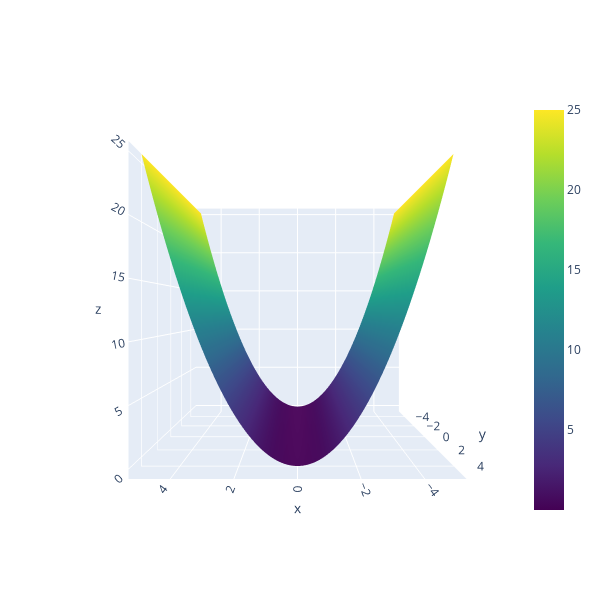

This figure's notebook cell:
### Code cell
x = np.linspace(-5, 5, 100)
y = np.linspace(-5, 5, 100)
X, Y = np.meshgrid(x, y)
Z = X**2

plot_contour(X, Y, Z)
plotly_surface(X, Y, Z)

### Figure 1 — Plotly figure (JSON) as saved in the notebook; plotly's stock layout.template omitted (floating-point values rounded to 4 significant figures; data arrays with more than 128 entries replaced by an {"elided": "..."} marker saying what was removed)
{"data": [{"colorscale": [[0, "#440154"], [0.1111, "#482878"], [0.2222, "#3e4989"], [0.3333, "#31688e"], [0.4444, "#26828e"], [0.5556, "#1f9e89"], [0.6667, "#35b779"], [0.7778, "#6ece58"], [0.8889, "#b5de2b"], [1, "#fde725"]], "type": "surface", "x": {"elided": "100x100 float values"}, "y": {"elided": "100x100 float values"}, "z": {"elided": "100x100 float values"}}], "layout": {"height": 600, "scene": {"aspectmode": "cube", "camera": {"center": {"x": 0, "y": 0, "z": 0}, "eye": {"x": 0, "y": 2, "z": 0}, "up": {"x": 0, "y": 0, "z": 1}}}, "width": 600}}
